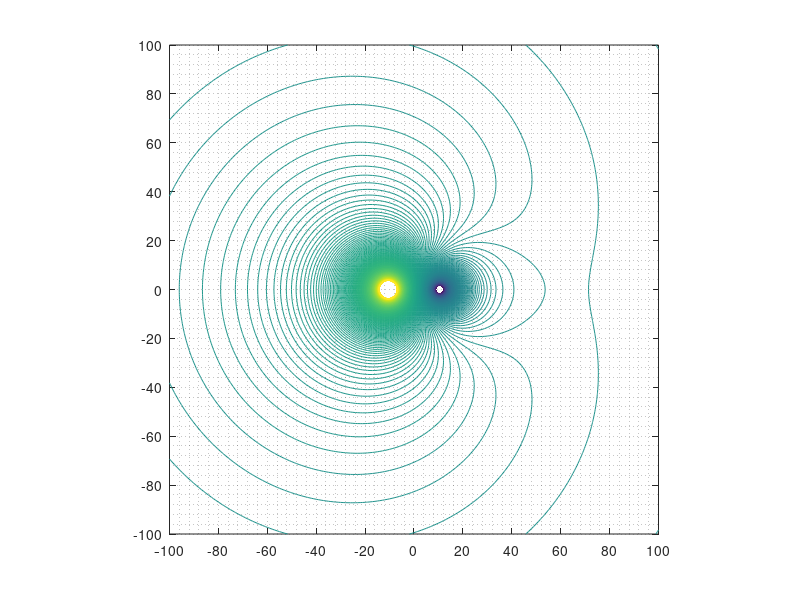

Reproduce this figure in MATLAB.
clear all;
[x,y]=meshgrid(-100:1:100,-100:1:100);
eps0=8.854*10^-12;
Q1=8*pi*eps0;
Q2=-4*pi*eps0;
phi=Q1./(4*pi*eps0*sqrt((x+10.5).^2+y.^2))+Q2./(4*pi*eps0*sqrt((x-10.5).^2+y.^2));
contour(x,y,phi,-0.5:0.002:0.5);
axis equal;
xticks(-100:20:100);
yticks(-100:20:100);
grid minor;
